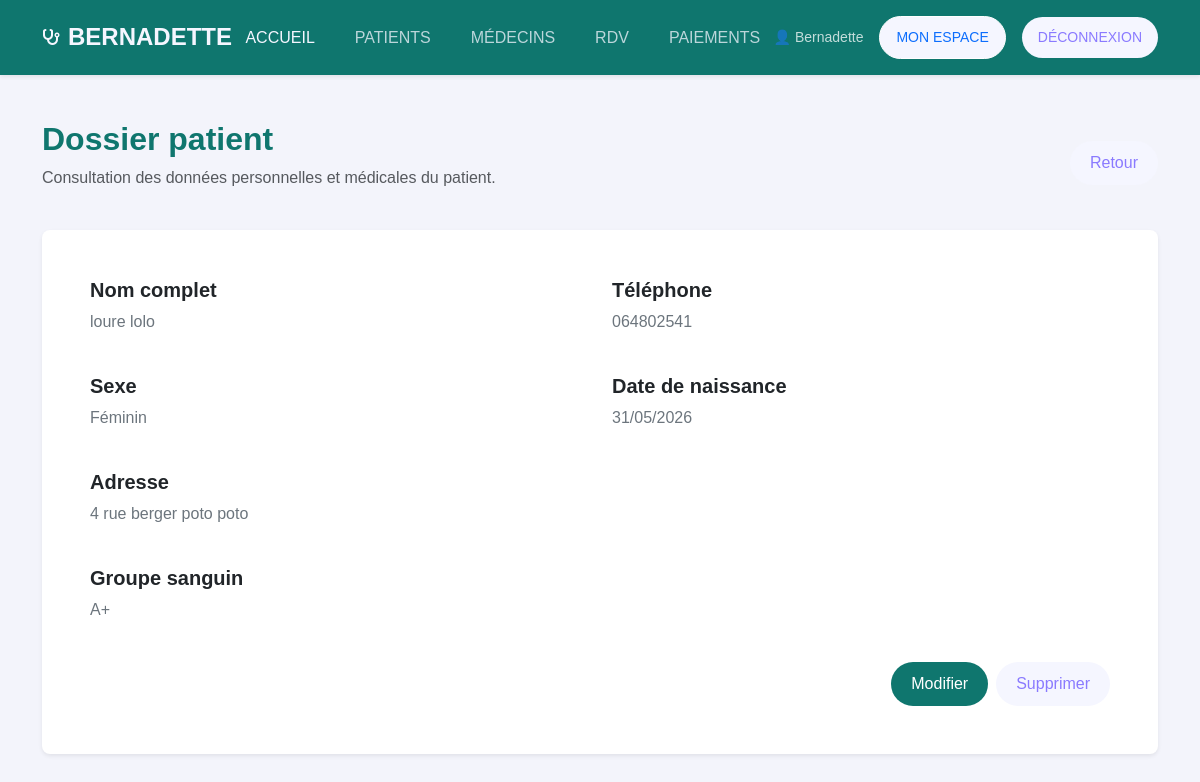
Page /patients/2/ (signed in) on the committed database.
### patients/models.py (models this page shows, shortened)
class Patient(models.Model):
    SEXE_CHOICES = [
        ('M', 'Masculin'),
        ('F', 'Féminin'),
    ]
    user = models.OneToOneField(User, on_delete=models.CASCADE, related_name='patient', null=True, blank=True)
    nom = models.CharField(max_length=100)
    prenom = models.CharField(max_length=100)
    sexe = models.CharField(max_length=1, choices=SEXE_CHOICES, default='M')
    date_naissance = models.DateField()
    telephone = models.CharField(max_length=20)
    adresse = models.TextField(blank=True, null=True)
    groupe_sanguin = models.CharField(max_length=5, blank=True, null=True)

### patients/views.py (the view)
# urls.py: path('<int:id>/', views.detail, name='detail'),
@login_required
def detail(request, id):
    if not request.user.is_superuser and not hasattr(request.user, 'medecin'):
        return redirect('comptes:index')
    patient = get_object_or_404(Patient, id=id)
    return render(request, 'patients/detail_patient.html', {'patient': patient})

### rdv/context_processors.py (called while the page is built)
def notifications(request):
    if isinstance(request.user, AnonymousUser):
        return {}
    unread_count = request.user.notifications.filter(is_read=False).count()
    return {
        'notification_unread_count': unread_count,
    }

### patients/templates/patients/detail_patient.html (shortened to what this page needs)
{% extends "base.html" %}
{% load static %}
{% block content %}
<main class="container" style="margin-top: 120px; margin-bottom: 50px;">
    <div class="row">
        <div class="col-12">
            <div class="d-flex justify-content-between align-items-center mb-4">
                <div>
                    <h1 class="fw-bold h2" style="color: #0f766e;">Dossier patient</h1>
                    <p class="text-muted">Consultation des données personnelles et médicales du patient.</p>
                </div>
                <div>
                    <a href="{% url 'patients:list' %}" class="btn btn-outline-secondary rounded-pill">Retour</a>
                </div>
            </div>
            <div class="card border-0 shadow-sm rounded-3">
                <div class="card-body p-4 p-md-5">
                    <div class="row g-4">
                        <div class="col-md-6">
                            <h5 class="fw-bold text-dark">Nom complet</h5>
                            <p class="text-secondary">{{ patient.prenom }} {{ patient.nom }}</p>
                        </div>
                        <div class="col-md-6">
                            <h5 class="fw-bold text-dark">Téléphone</h5>
                            <p class="text-secondary">{{ patient.telephone }}</p>
                        </div>
                        <div class="col-md-6">
                            <h5 class="fw-bold text-dark">Sexe</h5>
                            <p class="text-secondary">{{ patient.get_sexe_display }}</p>
                        </div>
                        <div class="col-md-6">
                            <h5 class="fw-bold text-dark">Date de naissance</h5>
                            <p class="text-secondary">{{ patient.date_naissance|date:'d/m/Y' }}</p>
                        </div>
                        <div class="col-12">
                            <h5 class="fw-bold text-dark">Adresse</h5>
                            <p class="text-secondary">{{ patient.adresse|default:'Non renseignée' }}</p>
                        </div>
                        <div class="col-md-6">
                            <h5 class="fw-bold text-dark">Groupe sanguin</h5>
                            <p class="text-secondary">{{ patient.groupe_sanguin|default:'Non renseigné' }}</p>
                        </div>
                    </div>
                    <div class="mt-4 d-flex gap-2 justify-content-end">
                        <a href="{% url 'patients:edit' patient.id %}" class="btn text-white rounded-pill" style="background-color: #0f766e;">Modifier</a>
                        <a href="{% url 'patients:delete' patient.id %}" class="btn btn-outline-danger rounded-pill">Supprimer</a>
                    </div>
                </div>
            </div>
        </div>
    </div>
</main>
{% endblock %}

### templates/base.html (shortened to what this page needs)
{% load static %}
<!DOCTYPE html>
<html lang="fr">
<head>
    <link href="{% static 'css/bootstrap.min.css' %}" rel="stylesheet">
    <link href="https://cdn.jsdelivr.net/npm/bootstrap-icons@1.11.1/font/bootstrap-icons.css" rel="stylesheet">
    <link rel="stylesheet" href="{% static 'css/style.css' %}">
    <link rel="stylesheet" href="https://cdnjs.cloudflare.com/ajax/libs/font-awesome/6.4.0/css/all.min.css">
</head>
<body>
    <header>
        <nav class="navbar main-nav fixed-top py-3 navbar-expand-lg shadow-sm" style="background-color: #0f766e;">
            <div class="container d-flex justify-content-between align-items-center">
                <div class="d-flex align-items-center gap-2 brand-logo">
                    <i class="fa-solid fa-stethoscope" style="color: #14b8a6;"></i>
                    <h4 class="fw-bold m-0 Logo" style="color: #ffffff;">BERNADETTE</h4>
                </div>
                {% if user.is_authenticated %}
                <ul class="navbar-nav d-none d-lg-flex flex-row gap-4">
                    <li class="nav-item"><a class="nav-link text-white fw-medium opacity-90" href="/">ACCUEIL</a></li>
                    <li class="nav-item"><a class="nav-link text-white fw-medium opacity-75" href="/patients/">PATIENTS</a></li>
                    <li class="nav-item"><a class="nav-link text-white fw-medium opacity-75" href="/medecins/">MÉDECINS</a></li>
                    <li class="nav-item"><a class="nav-link text-white fw-medium opacity-75" href="/rdv/">RDV</a></li>
                    <li class="nav-item"><a class="nav-link text-white fw-medium opacity-75" href="/paiements/">PAIEMENTS</a></li>
                </ul>
                {% endif %}
                <div class="d-none d-lg-flex align-items-center gap-3">
                    {% if user.is_authenticated %}
                        <span class="text-white small opacity-75">👤 {{ user.username }}</span>
                        <a href="/comptes/" class="btn btn-sm px-3 text-primary rounded-pill border-white border">MON ESPACE</a>
                        <a href="/comptes/logout/" class="btn btn-danger btn-sm px-3 rounded-pill">DÉCONNEXION</a>
                    {% else %}
                        <a href="/comptes/login/" class="btn btn-sm px-4 text-dark fw-bold rounded-pill" style="background-color: #14b8a6; border: none;">CONNEXION</a>
                    {% endif %}
                </div>
            </div>
        </nav>
    </header>
    {% block content %}{% endblock %}
</body>
</html>

### static/css/style.css (style rules this page uses)
:root { --primary: #4e4bff; --blueMid: #8a7aff; --light: #f5f6ff; }
body { background: #f3f4fb; font-family: "Poppins", Arial; }
.btn { background: var(--light); color: var(--blueMid); border: none; border-radius: 8px; padding: 10px 20px; font-weight: 500; transition: 0.3s; }
.main-nav { transition: 0.3s ease; background: transparent; }
.nav-link { color: var(--light) !important; font-weight: 500; }
.brand-logo i { color: var(--light) !important; }
.brand-logo h4 { color: var(--light) !important; }

### rows in the picture
Patient: prenom "loure", nom "lolo", telephone "064802541", sexe "Féminin", date_naissance "31/05/2026", adresse "4 rue berger poto poto", groupe_sanguin "A+"

### other values in the picture
{{ user.username }} "Bernadette"
